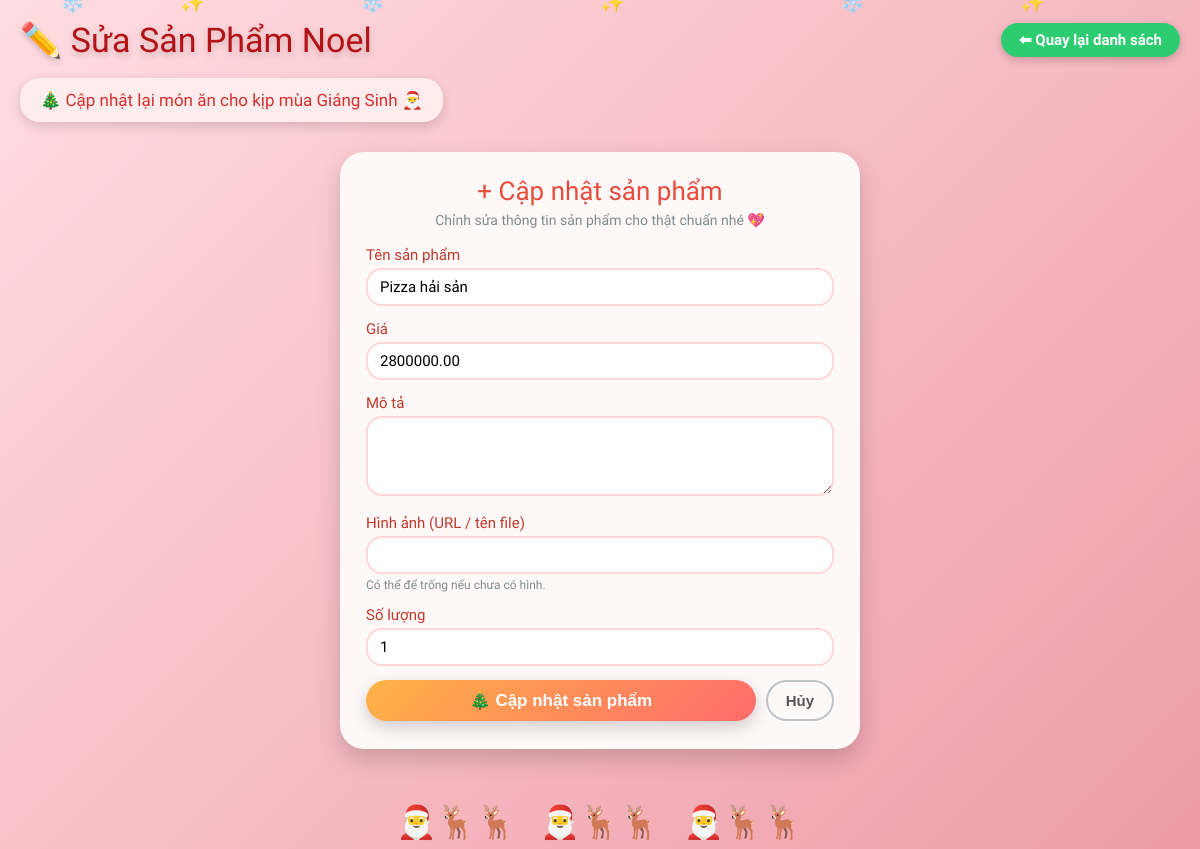
Page /backend/edit.php?id=38 on the committed database.
### tables this page shows
CREATE TABLE `sanpham` (
  `maSP` int(11) NOT NULL,
  `tenSP` varchar(200) NOT NULL,
  `gia` decimal(18,2) NOT NULL,
  `moTa` varchar(500) DEFAULT NULL,
  `hinhAnh` varchar(255) DEFAULT NULL,
  `maDM` int(11) NOT NULL,
  `soLuong` int(11) DEFAULT 0
);

### backend/edit.php (the view, shortened to what this page needs)
<?php
require_once __DIR__ . '/connect.php';
$id = (int)$_GET['id'];
        ?>
        <?php
$sql  = "SELECT * FROM sanpham WHERE maSP = $id LIMIT 1";
$spRs = $conn->query($sql);
$sp = $spRs->fetch_assoc();
?>
<!DOCTYPE html>
<html lang="vi">
<head>
</head>
<body>
<div class="snowflakes">
    <div class="snowflake">❄️</div><div class="snowflake">✨</div><div class="snowflake">❄️</div>
    <div class="snowflake">✨</div><div class="snowflake">❄️</div><div class="snowflake">✨</div>
</div>
<div class="topbar">
    <div class="title">✏️ Sửa Sản Phẩm Noel</div>
    <a href="/Web-ban-hang/index.html" class="back-btn">⬅ Quay lại danh sách</a>
</div>
<div class="banner">
    🎄 Cập nhật lại món ăn cho kịp mùa Giáng Sinh 🎅
</div>
<div class="wrapper">
    <form class="form-card" method="post">
        <div class="form-title">+ Cập nhật sản phẩm</div>
        <div class="form-subtitle">Chỉnh sửa thông tin sản phẩm cho thật chuẩn nhé 💖</div>
        <div class="field">
            <label for="tenSP">Tên sản phẩm</label>
            <input class="input" type="text" id="tenSP" name="tenSP"
                   value="<?= htmlspecialchars($sp['tenSP']) ?>" required>
        </div>
        <div class="field">
            <label for="gia">Giá</label>
            <input class="input" type="number" id="gia" name="gia"
                   value="<?= htmlspecialchars($sp['gia']) ?>" step="1000" min="0" required>
        </div>
        <div class="field">
            <label for="moTa">Mô tả</label>
            <textarea class="textarea" id="moTa" name="moTa"><?= htmlspecialchars($sp['moTa']) ?></textarea>
        </div>
        <div class="field">
            <label for="hinhAnh">Hình ảnh (URL / tên file)</label>
            <input class="input" type="text" id="hinhAnh" name="hinhAnh"
                   value="<?= htmlspecialchars($sp['hinhAnh']) ?>">
            <div class="note">Có thể để trống nếu chưa có hình.</div>
        </div>
        <div class="field">
            <label for="soLuong">Số lượng</label>
            <input class="input" type="number" id="soLuong" name="soLuong"
                   value="<?= htmlspecialchars($sp['soLuong']) ?>" min="0">
        </div>
        <div class="button-row">
            <button type="submit" class="submit-btn">🎄 Cập nhật sản phẩm</button>
            <button type="button" class="cancel-btn" onclick="window.location.href='/Web-ban-hang/index.html'">
                Hủy
            </button>
        </div>
    </form>
</div>
<div class="santa">
    <div class="santa-track">🎅🦌🦌 &nbsp; 🎅🦌🦌 &nbsp; 🎅🦌🦌</div>
</div>
</body>
</html>

### backend/edit.php (style rules this page uses)
* { box-sizing: border-box; }
body { margin: 0; padding: 20px; font-family: "Baloo 2", cursive; background: linear-gradient(135deg, #ffdde1, #ee9ca7); min-height: 100vh; overflow-x: hidden; position: relative; }
.snowflakes { position: fixed; width: 100%; top: 0; left: 0; pointer-events: none; z-index: 20; }
.snowflake { position: fixed; top: -10px; color: #fff; opacity: 0.95; font-size: 20px; animation: snow 8s linear infinite; }
.snowflake:nth-child(1) { left:5%;animation-duration:9s; }
.snowflake:nth-child(2) { left:15%;animation-duration:7s; }
.snowflake:nth-child(3) { left:30%;animation-duration:10s; }
.snowflake:nth-child(4) { left:50%;animation-duration:8s; }
.snowflake:nth-child(5) { left:70%;animation-duration:9s; }
.snowflake:nth-child(6) { left:85%;animation-duration:11s; }
.topbar { display: flex; justify-content: space-between; align-items: center; }
.title { font-size: 34px; color: #b31217; display: flex; align-items: center; gap: 8px; text-shadow: 0 3px 6px rgba(0,0,0,0.18); }
.back-btn { padding: 8px 18px; border-radius: 20px; background: #2ecc71; color: #ffffff; text-decoration: none; font-weight: 600; font-size: 15px; display: inline-flex; align-items: center; gap: 6px; box-shadow: 0 3px 8px rgba(0,0,0,0.2); }
.banner { margin-top: 18px; background: #ffecec; padding: 12px 20px; border-radius: 20px; font-size: 17px; color: #d63031; display: inline-flex; align-items: center; gap: 10px; box-shadow: 0 4px 12px rgba(0,0,0,0.15); }
.wrapper { display: flex; justify-content: center; margin-top: 30px; margin-bottom: 80px; }
.form-card { width: 100%; max-width: 520px; background: #fff8f8; border-radius: 24px; padding: 24px 26px 28px; box-shadow: 0 10px 24px rgba(0,0,0,0.18); }
.form-title { text-align: center; font-size: 26px; color: #e74c3c; margin-bottom: 6px; }
.form-subtitle { text-align: center; font-size: 14px; color: #7f8c8d; margin-bottom: 18px; }
label { display: block; font-size: 15px; color: #c0392b; margin-bottom: 4px; }
.input, .textarea { width: 100%; border-radius: 16px; border: 2px solid #ffd6dc; padding: 8px 12px; font-size: 15px; font-family: inherit; outline: none; background: #ffffff; transition: 0.15s; }
.textarea { resize: vertical; min-height: 80px; }
.field { margin-bottom: 14px; }
.button-row { display: flex; gap: 10px; margin-top: 10px; }
.submit-btn { flex: 1; border: none; border-radius: 999px; background: linear-gradient(135deg, #ffb347, #ff6b6b); color: white; font-size: 17px; font-weight: 700; padding: 10px 0; cursor: pointer; box-shadow: 0 6px 16px rgba(0,0,0,0.18); display: flex; justify-content: center; align-items: center; gap: 8px; }
.cancel-btn { padding: 10px 18px; border-radius: 999px; border: 2px solid #bdc3c7; background: transparent; font-size: 15px; font-weight: 600; cursor: pointer; color: #555; }
.note { font-size: 12px; color: #7f8c8d; margin-top: 4px; }
.santa { position: absolute; left: 0; bottom: 8px; width: 100%; text-align: center; font-size: 32px; pointer-events: none; }
.santa-track { display: inline-block; white-space: nowrap; animation: santaMove 3s linear infinite; }

### rows in the picture
sanpham: tenSP "Pizza hải sản", gia "2800000.00", soLuong "1"
